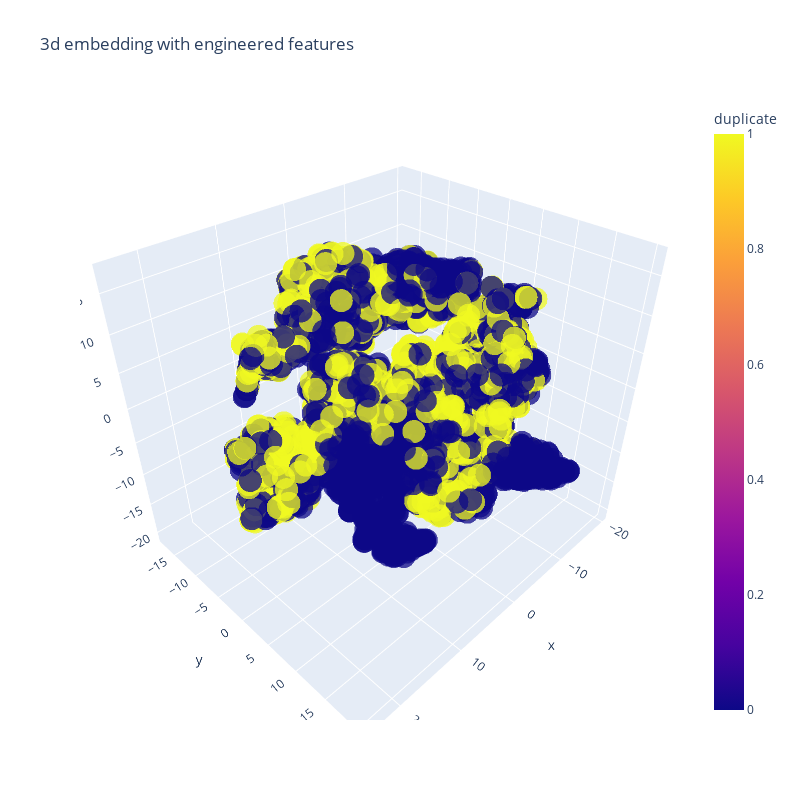

The notebook cell saved with this chart:
### Code cell
trace1 = go.Scatter3d(
    x = tsne3d[:, 0],
    y = tsne3d[:, 1],
    z = tsne3d[:, 2],
    mode='markers',
    marker=dict(
        sizemode='diameter',
        color = y,
        colorbar = dict(title = 'duplicate'),
        line = dict(color='rgb(255, 255, 255)'),
        opacity = 0.75
    )
)

data = [trace1]
layout = dict(height=800, width=800, title='3d embedding with engineered features')
fig = dict(data=data, layout=layout)
py.iplot(fig, filename='3DBubble')

### Figure 1 — Plotly figure (JSON) as saved in the notebook; plotly's stock layout.template omitted (floating-point values rounded to 4 significant figures; data arrays with more than 128 entries replaced by an {"elided": "..."} marker saying what was removed)
{"data": [{"marker": {"color": {"elided": "5000 int values"}, "colorbar": {"title": {"text": "duplicate"}}, "line": {"color": "rgb(255, 255, 255)"}, "opacity": 0.75, "sizemode": "diameter"}, "mode": "markers", "type": "scatter3d", "x": {"elided": "5000 float values"}, "y": {"elided": "5000 float values"}, "z": {"elided": "5000 float values"}}], "layout": {"height": 800, "title": {"text": "3d embedding with engineered features"}, "width": 800}}
